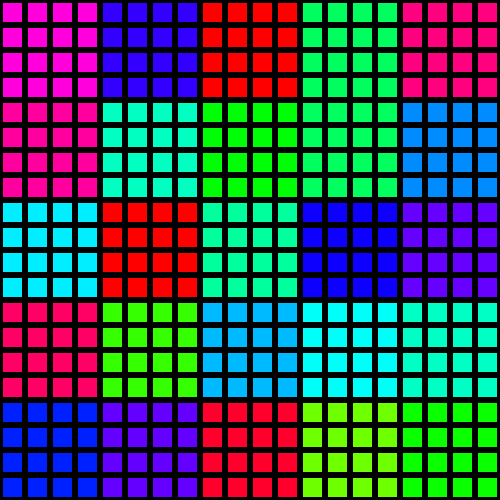
Frame 1 (no input)
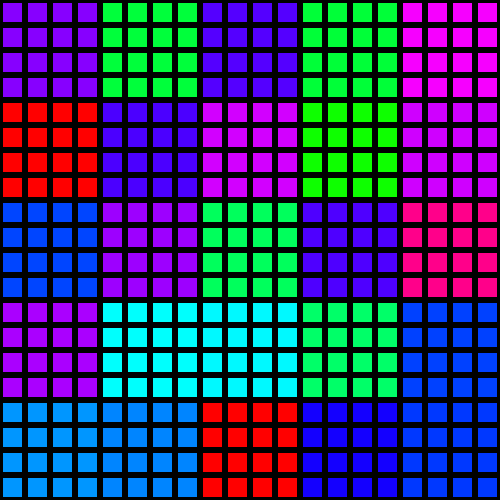
Frame 60 (the mouse pressed at the canvas centre just before this capture)
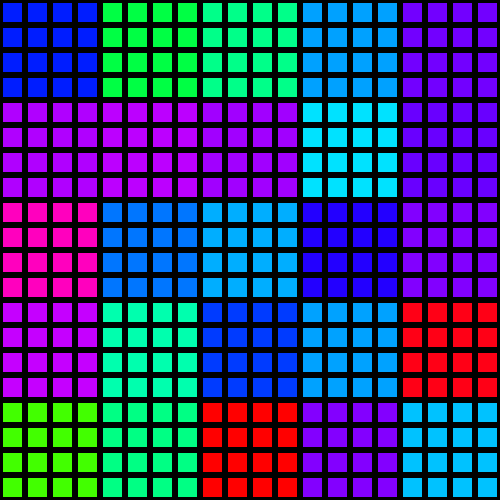
Frame 120 (the mouse held since frame 60 and released just before this capture)

The Processing sketch that drew these frames (run headless with seeded random() and noise(); from frame 60 on, the mouse is pressed at the canvas centre):

// Processing sketch: processing_58994
// ── processing_58994.pde

float culr;
float moveZ;

void setup() {
  size(500,500);
  background(0);
  colorMode(HSB);
}

void draw(){
  for(int x = 0; x < width; x = x + 25){
    for(int y = 0; y < height; y = y + 25){
      
      culr = noise(x/100,y/100,moveZ)*360;
      fill(culr,360,360);
      rect(x+2.5,y+2.5,20,20);
     // println(culr);
    }
  }
  
  moveZ+=0.01;
}
